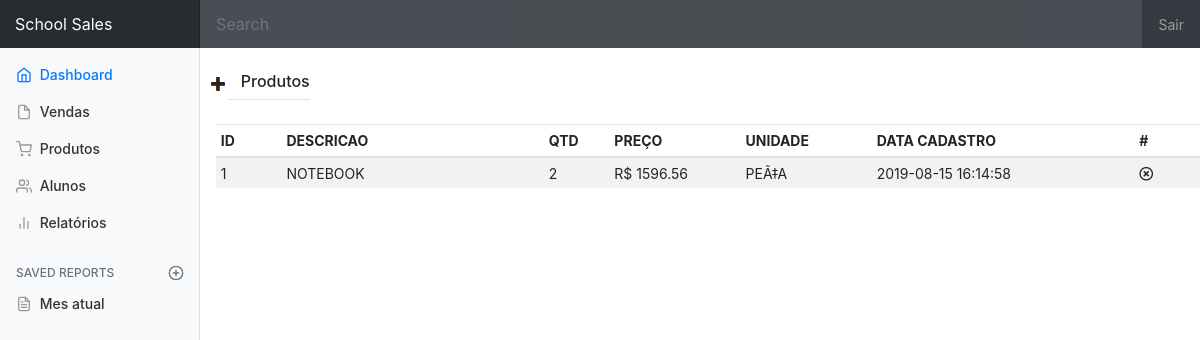
/produtos.php, run on the app's committed database.
### tables this page shows
CREATE TABLE `tbproduto` (
  `id` int(11) NOT NULL,
  `sDescricao` varchar(200) DEFAULT NULL,
  `iQuantidade` float DEFAULT NULL,
  `fpreco` float DEFAULT NULL,
  `sObservacao` text,
  `fDeletado` int(11) DEFAULT NULL,
  `dataCadastro` timestamp NOT NULL DEFAULT CURRENT_TIMESTAMP,
  `sUnidade` varchar(30) DEFAULT NULL
);

### produtos.php (the view, shortened to what this page needs)
<!DOCTYPE html>
<html>
<head>
  <?php
  include("connect.php");
  include("header.php");
  ?>
</head>
<body>
  <?php
  include("menu.php");
  ?>
  <div class="container">
    <div class="row">
      <div class="my-3 p-2 bg-white rounded box-shadow">
        <div class="row">
          <a><img src="plus.PNG" title="Inserir" data-toggle="modal" data-target="#modalProduto" class="img" alt="Inserir"></a>
          <h6 class="border-bottom border-gray pb-2 mb-0"> &nbsp;&nbsp; Produtos</h6>
        </div>
      </div>
      <div class="table-responsive">
        <table class="table table-striped table-sm">
          <thead>
            <tr>
              <th style="width: 5%">ID</th>
              <th style="width: 20%">DESCRICAO</th>
              <th style="width: 5%">QTD</th>
              <th style="width: 10%">PREÇO</th>
              <th style="width: 10%">UNIDADE</th>
              <th style="width: 20%">DATA CADASTRO</th>
              <th style="width: 5%">#</th>
            </tr>
          </thead>
          <tbody id="body-produto">
            <?php
            $strSQL = "";
            $strSQL .= " SELECT ";
            $strSQL .= " 	id, ";
            $strSQL .= " 	sDescricao, ";
            $strSQL .= " 	iquantidade, ";
            $strSQL .= " 	fPreco, ";
            $strSQL .= " 	sUnidade, ";
            $strSQL .= " 	sObservacao, ";
            $strSQL .= " 	dataCadastro ";
            $strSQL .= " FROM tbProduto ";
            $strSQL .= " WHERE IFNULL(fDeletado, 0) = 0 ";
            if ($retornoQuery = $MySQLi->query($strSQL)) {
              while ($rsListagem = $retornoQuery->fetch_object()) {
                echo "<tr ondblclick='edit(" . $rsListagem->id . ")'>";
                printf('<td>%s</td>', $rsListagem->id);
                printf('<td>%s</td>', $rsListagem->sDescricao);
                printf('<td>%s</td>', $rsListagem->iquantidade);
                printf('<td>R$ %s</td>', $rsListagem->fPreco);
                printf('<td>%s</td>', $rsListagem->sUnidade);
                printf('<td>%s</td>', $rsListagem->dataCadastro);
                printf("<td><i onclick='remove($rsListagem->id)' title='remover produto?' class='far fa-times-circle'></i></td>");
                echo "</tr>";
              }
            } else {
              echo trigger_error($MySQLi->error, E_USER_ERROR);
            }
            ?>
          </tbody>
        </table>
      </div>
    </div>
  </div>
</body>
</html>

### dashboard.css (style rules this page uses)
body { font-size: .875rem; }
.border-bottom { border-bottom: 1px solid #e5e5e5; }

### produtos.php (style rules this page uses)
div.container { margin-left: 18%; width: auto }

### data on the page
tbproduto: id "1", sDescricao "NOTEBOOK", iQuantidade "2", fpreco "1596.56", sUnidade "PEÃ‡A", dataCadastro "2019-08-15 16:14:58"
